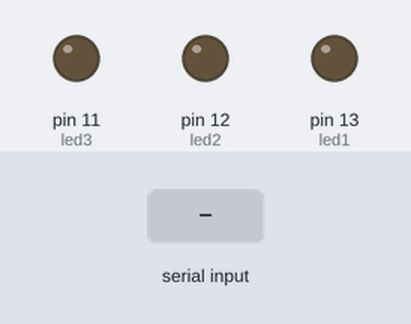
The sketch below on a simulated Arduino Uno, built with avr-gcc and run on an emulated ATmega328P. On the bench: output pins drawn as LEDs (lit = HIGH). The inputs (shaded band) are chosen by the test bench.

Above: at 1.2 s.
1.3 s: "1\n" received over Serial
At 2.5 s:
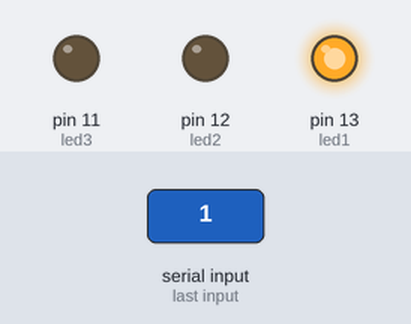
2.8 s: "2\n" received over Serial
At 3.9 s:
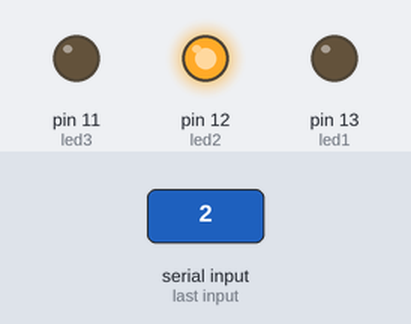
4.3 s: "3\n" received over Serial
At 5.0 s:
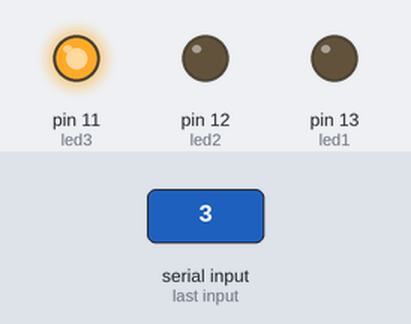
Timing chart, 0 to 7.3 s (numbered marks = the images above; inputs shaded):
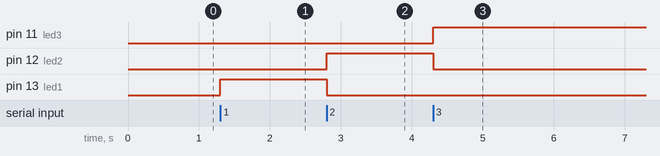

Measured:
- after the input at 1.3 s, pin 13 (led1): LOW → HIGH at once
- after the input at 2.8 s, pin 12 (led2): LOW → HIGH at once; pin 13 (led1): HIGH → LOW at once
- after the input at 4.3 s, pin 11 (led3): LOW → HIGH at once; pin 12 (led2): HIGH → LOW at once

The sketch:

sort-LED.ino
```cpp
// LED 핀 번호
const int led1 = 13;
const int led2 = 12;
const int led3 = 11;

void setup() {
  // 시리얼 통신 초기화
  Serial.begin(9600);

  // LED 핀 모드 설정
  pinMode(led1, OUTPUT);
  pinMode(led2, OUTPUT);
  pinMode(led3, OUTPUT);
}

void loop() {
  if (Serial.available() > 0) {
    // 시리얼 통신으로부터 문자열 받기
    String color = Serial.readStringUntil('\n');

    // 색상에 따라 LED 켜고 끄기
    if (color == "1") {
      digitalWrite(led1, HIGH);
      digitalWrite(led2, LOW);
      digitalWrite(led3, LOW);
    } else if (color == "2") {
      digitalWrite(led1, LOW);
      digitalWrite(led2, HIGH);
      digitalWrite(led3, LOW);
    } else if (color == "3") {
      digitalWrite(led1, LOW);
      digitalWrite(led2, LOW);
      digitalWrite(led3, HIGH);
    }
  }
}
```
